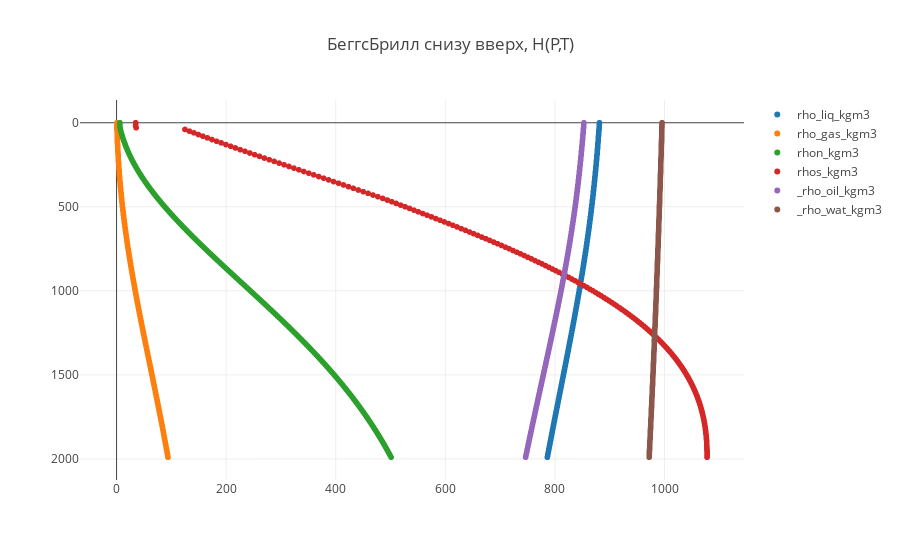

The cell this chart's notebook holds for it:
### Code cell
trace1 = trace(hyrd_cor_data, 10)
trace2 = trace(hyrd_cor_data, 11)
trace3 = trace(hyrd_cor_data, 13)
trace4 = trace(hyrd_cor_data, 27)
trace5 = trace(fluid_data, 23)
trace6 = trace(fluid_data, 25)
data = [trace1, trace2, trace3, trace4, trace5, trace6]

plot()

### Figure 1 — Plotly figure (JSON) as saved in the notebook; plotly's stock layout.template omitted (floating-point values rounded to 4 significant figures; data arrays with more than 128 entries replaced by an {"elided": "..."} marker saying what was removed)
{"data": [{"mode": "markers", "name": "rho_liq_kgm3", "type": "scattergl", "uid": "46c85d2e-2b42-489c-83e4-ed1402d5a8d8", "x": {"elided": "200 float values"}, "y": {"elided": "200 int values"}}, {"mode": "markers", "name": "rho_gas_kgm3", "type": "scattergl", "uid": "9bdde049-5c31-4424-be1e-f94d63a3e431", "x": {"elided": "200 float values"}, "y": {"elided": "200 int values"}}, {"mode": "markers", "name": "rhon_kgm3", "type": "scattergl", "uid": "26da9acc-2d48-491e-8543-5b61b4ea1715", "x": {"elided": "200 float values"}, "y": {"elided": "200 int values"}}, {"mode": "markers", "name": "rhos_kgm3", "type": "scattergl", "uid": "20d044c3-5e09-4e60-879e-d01d948f6fb4", "x": {"elided": "200 float values"}, "y": {"elided": "200 int values"}}, {"mode": "markers", "name": "_rho_oil_kgm3", "type": "scattergl", "uid": "801c60c2-ed03-4cc0-9648-fc316bca9b86", "x": {"elided": "200 float values"}, "y": {"elided": "200 int values"}}, {"mode": "markers", "name": "_rho_wat_kgm3", "type": "scattergl", "uid": "5c291239-0f4f-48cb-8021-3f503b3993e5", "x": {"elided": "200 float values"}, "y": {"elided": "200 int values"}}], "layout": {"title": {"text": "БеггсБрилл снизу вверх, H(P,T)"}, "yaxis": {"autorange": "reversed"}}}
